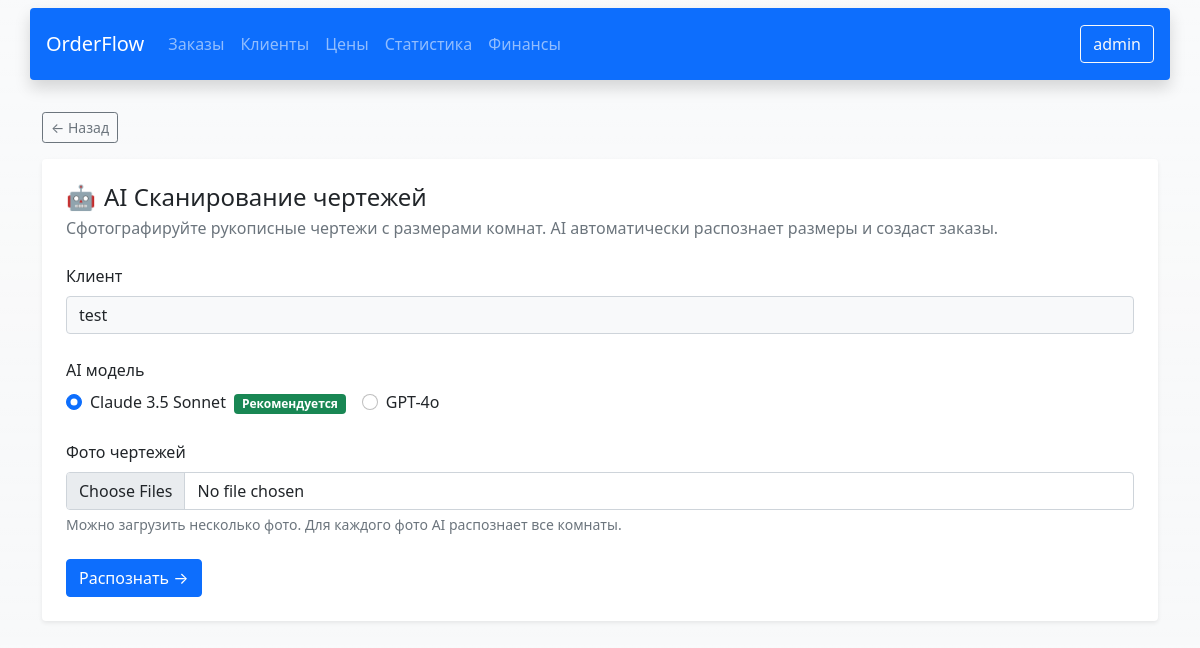
The app's page /orders/scan/1/ (signed in), older data.
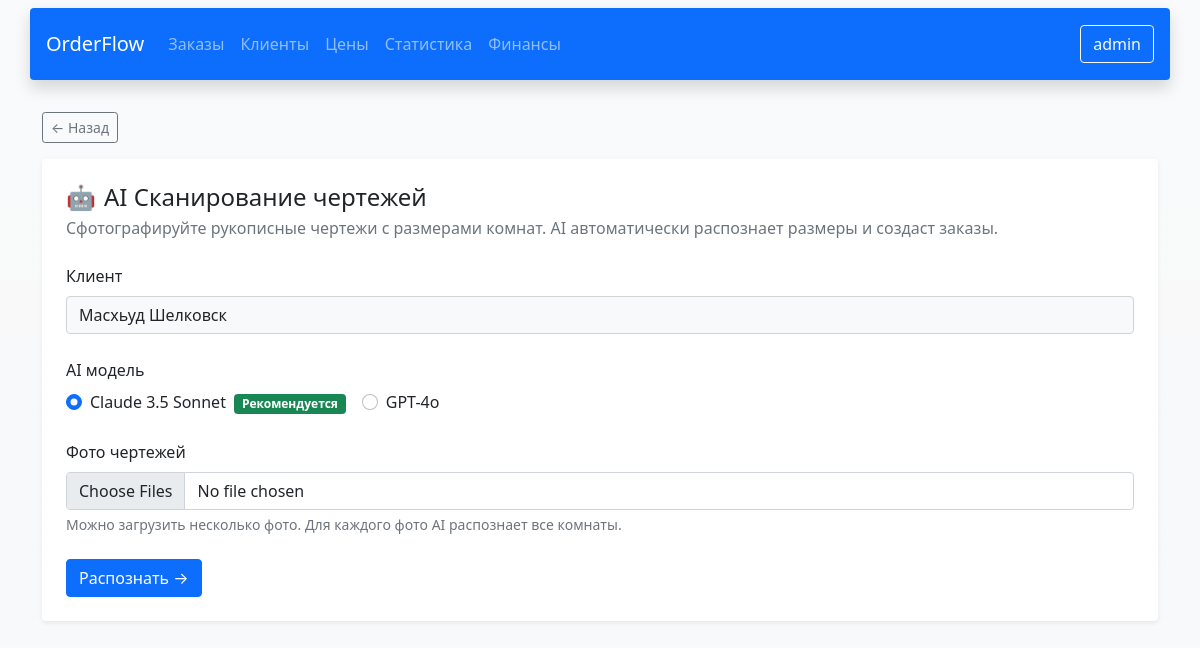
The same page, newer data.
### orders/models.py (models this page shows, shortened)
class Customer(models.Model):
    full_name = models.CharField(max_length=128)
    phone_number = models.CharField(max_length=20)
    user = ForeignKey(to=User, on_delete=CASCADE)

### orders/views.py (the view, shortened to what this page needs)
# urls.py: path('orders/scan/', scan_drawings, name='scan_drawings'),
@login_required
def scan_drawings(request, customer_id=None):
    from django.contrib import messages as django_messages
    from .ai_recognition import recognize_rooms
    customers = Customer.objects.filter(user=request.user).order_by('full_name')
    customer = None
    if customer_id:
        customer = get_object_or_404(Customer, id=customer_id, user=request.user)
    return render(request, 'orders/scan_drawings.html', {
        'customers': customers,
        'customer': customer,
    })

### orders/templates/orders/scan_drawings.html (shortened to what this page needs)
{% extends 'orders/base.html' %}
{% load static %}
{% block content %}
<div class="main my-3 my-md-4">
    <div class="container">
        <div class="mb-3">
            <a href="{% if customer %}{% url 'orders' customer.id %}{% else %}{% url 'customers' %}{% endif %}"
               class="btn btn-outline-secondary btn-sm">← Назад</a>
        </div>
        <div class="card shadow-sm border-0">
            <div class="card-body p-4">
                <h4 class="mb-1">
                    <span class="me-2">🤖</span>AI Сканирование чертежей
                </h4>
                <p class="text-muted mb-4">
                    Сфотографируйте рукописные чертежи с размерами комнат.
                    AI автоматически распознает размеры и создаст заказы.
                </p>
                <form method="post" enctype="multipart/form-data" id="scanForm">
                    <div class="mb-4">
                        <label class="form-label fw-semibold">Клиент</label>
                        {% if customer %}
                            <div class="form-control bg-light">{{ customer.full_name }}</div>
                        {% endif %}
                    </div>
                    <div class="mb-4">
                        <label class="form-label fw-semibold">AI модель</label>
                        <div class="d-flex gap-3">
                            <div class="form-check">
                                <input class="form-check-input" type="radio" name="provider"
                                       id="providerClaude" value="claude" checked>
                                <label class="form-check-label" for="providerClaude">
                                    Claude 3.5 Sonnet
                                    <span class="badge bg-success ms-1">Рекомендуется</span>
                                </label>
                            </div>
                            <div class="form-check">
                                <input class="form-check-input" type="radio" name="provider"
                                       id="providerGPT" value="gpt4o">
                                <label class="form-check-label" for="providerGPT">GPT-4o</label>
                            </div>
                        </div>
                    </div>
                    <div class="mb-4">
                        <label class="form-label fw-semibold">Фото чертежей</label>
                        <input type="file" name="photos" id="photoInput"
                               class="form-control" multiple accept="image/*" required>
                        <div class="form-text">Можно загрузить несколько фото. Для каждого фото AI распознает все комнаты.</div>
                    </div>
                    <button type="submit" class="btn btn-primary" id="submitBtn">
                        <span id="btnText">Распознать →</span>
                    </button>
                </form>
            </div>
        </div>
    </div>
</div>
{% endblock %}

Row changes from the older to the newer data that the page shows:
changed Customer: full_name "test" → "Масхьуд Шелковск"
